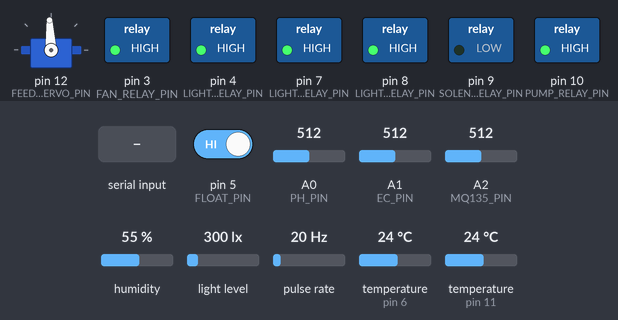
The sketch below on a simulated Arduino Uno, built with avr-gcc and run on an emulated ATmega328P. On the bench: servo, switched loads named in the sketch (green lamp = pin HIGH). Wiring (inferred from the names in the program): pulse sensor: data pin 2; BH1750 light sensor at I2C address 0x23. The inputs (shaded band) are chosen by the test bench; at power-on: temperature (sensors on pin 6, pin 11) 24 °C, pin 5 (FLOAT_PIN) HIGH, A0 (PH_PIN) = 512, A1 (EC_PIN) = 512, A2 (MQ135_PIN) = 512, humidity 55 %, light level 300 lx, pulse rate 20 Hz. What the sketch prints to the serial monitor is not drawn.

Above: at 1.2 s.
1.3 s: temperature (sensor on pin 6) set to 30 °C
5.7 s: temperature (sensor on pin 6) set to 33 °C
At 8.2 s:
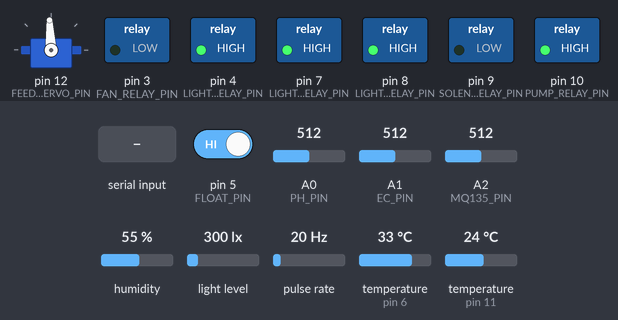
9.0 s: pin 5 (FLOAT_PIN) driven LOW
At 10.2 s:
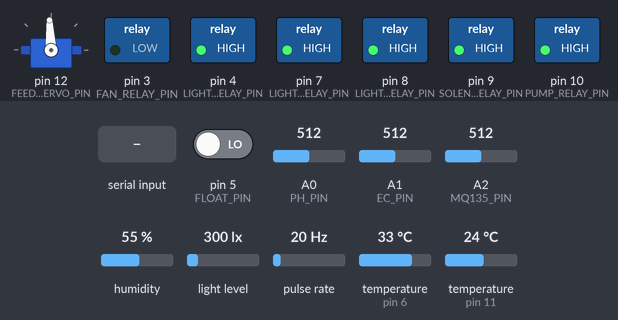
10.5 s: "FAN:OFF\n" received over Serial
At 11.7 s:
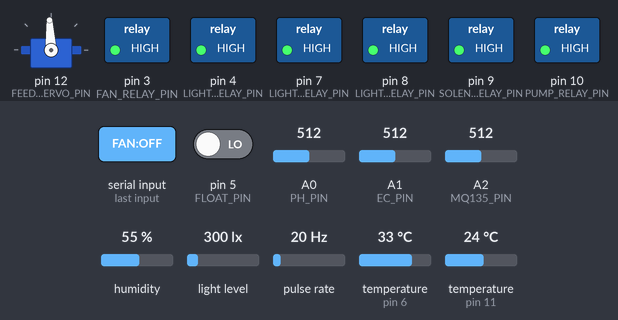
14.9 s: temperature (sensor on pin 11) set to 11 °C
16.4 s: temperature (sensor on pin 11) set to 8 °C
Timing chart, 0 to 19.4 s (numbered marks = the images above; inputs shaded):
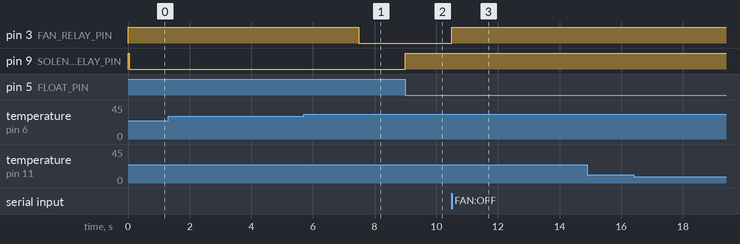

The sketch:

Full_Smart_Water_System___Arduino_Uno.ino
```cpp
/*
  Full Smart Water System - Arduino Uno

  Sensors:
    pH sensor analog        -> A0
    EC sensor analog        -> A1
    MQ135 analog            -> A2
    YF-S201 flow signal     -> D2
    Float switch            -> D5
    DHT11 data (box temp)   -> D6
    BH1750 DAT/SDA          -> A4
    BH1750 SCL              -> A5
    DS18B20 data (water temp) -> D11

  Relays (6 total):
    Fan relay               -> D3  automatic from DHT11 temperature
    Light relay 1           -> D4  manual or timer period
    Light relay 2           -> D7  manual or timer period
    Light relay 3           -> D8  manual or timer period
    Solenoid valve relay    -> D9  automatic from float switch or manual
    Pump relay              -> D10 manual

  Serial baud: 115200

  Relay logic assumes active LOW relay module:
    LOW  = relay ON
    HIGH = relay OFF

  Added sensor alert ranges:

pH: 6.5 - 7.5
EC: 500 - 2000 uS/cm
Box temperature: 18 - 32 °C
Humidity: 50 - 85%
Water temperature: 20 - 30 °C
Grow light: 1000 - 70000 lux

Added critical state alerts:

Air quality becomes BAD
Water level becomes LOW
Dashboard disconnects from Arduino
Flow becomes NO only when pump is ON

Behavior:

Sends notification when a sensor goes outside range.
Sends notification when it comes back to normal.
Does not repeat the same alert every refresh.
Existing state-change notifications still work.
*/

#include <Wire.h>
#include <DHT.h>
#include <OneWire.h>
#include <DallasTemperature.h>
#include <Servo.h>

// ---------- Pins ----------
const byte PH_PIN = A0;
const byte EC_PIN = A1;
const byte MQ135_PIN = A2;
const byte FLOW_PIN = 2;
const byte FAN_RELAY_PIN = 3;
const byte LIGHT1_RELAY_PIN = 4;
const byte FLOAT_PIN = 5;
const byte DHT_PIN = 6;
const byte LIGHT2_RELAY_PIN = 7;
const byte LIGHT3_RELAY_PIN = 8;
const byte SOLENOID_RELAY_PIN = 9;
const byte PUMP_RELAY_PIN = 10;
const byte DS18B20_PIN = 11;
const byte FEEDER_SERVO_PIN = 12;

// ---------- Relay config ----------
const byte RELAY_ON = LOW;
const byte RELAY_OFF = HIGH;

// ---------- DHT11 ----------
const byte DHT_TYPE = DHT11;
DHT dht(DHT_PIN, DHT_TYPE);
const float DHT_TEMP_OFFSET_C = 0.0; // DHT11 box temperature offset
const float FAN_ON_TEMP_C = 32.0;
const float FAN_OFF_TEMP_C = 29.0;

// ---------- DS18B20 water temperature ----------
OneWire oneWire(DS18B20_PIN);
DallasTemperature waterTempSensor(&oneWire);

float readWaterTemperatureC() {
  waterTempSensor.requestTemperatures();
  float value = waterTempSensor.getTempCByIndex(0);

  if (value == DEVICE_DISCONNECTED_C) {
    // Re-scan the OneWire bus in case the probe was connected after boot.
    waterTempSensor.begin();
    delay(20);
    waterTempSensor.requestTemperatures();
    value = waterTempSensor.getTempCByIndex(0);
  }

  return value == DEVICE_DISCONNECTED_C ? NAN : value;
}

// ---------- 360 servo fish feeder ----------
Servo feederServo;
const int SERVO_STOP_US = 1500;
const int SERVO_RUN_US = 2000;
bool feederAuto = true;
bool feederRunning = false;
unsigned long feederRunStartedMs = 0;
unsigned long feederDurationMs = 2480; // Increased about 100 degrees from 2000 ms setting
unsigned long feederIntervalMs = 12UL * 60UL * 60UL * 1000UL; // Twice per day
unsigned long nextFeedMs = 0;

// ---------- pH calibration ----------
const float PH_V3_7 = 1.471;
const float PH_3_7 = 3.70;
const float PH_V7 = 2.052;
const float PH_7 = 7.00;
const float PH_V9_5 = 2.181;
const float PH_9_5 = 9.50;

// ---------- EC two-point calibration ----------
const float EC_LOW_US_CM = 1413.0;
const float EC_LOW_VOLTAGE = 0.313;
const float EC_HIGH_US_CM = 12880.0;
const float EC_HIGH_VOLTAGE = 1.939;

// ---------- MQ135 ----------
const int BAD_AIR_RAW_THRESHOLD = 650;

// ---------- YF-S201 ----------
const float FLOW_CALIBRATION_FACTOR = 7.5;
volatile unsigned long flowPulses = 0;

// ---------- Uno ADC ----------
const float ADC_REF_VOLTAGE = 5.0;

// ---------- BH1750 ----------
const byte BH1750_ADDR_LOW = 0x23;
const byte BH1750_ADDR_HIGH = 0x5C;
const byte BH1750_POWER_ON = 0x01;
const byte BH1750_CONT_HIGH_RES = 0x10;
byte bh1750Address = 0;

// ---------- Modes and schedules ----------
bool fanAuto = true;
bool solenoidAuto = true;
bool lightAuto[3] = {false, false, false};
unsigned long lightOnMs[3] = {0, 0, 0};
unsigned long lightOffMs[3] = {0, 0, 0};
unsigned long lightCycleStartMs[3] = {0, 0, 0};

unsigned long lastSampleMs = 0;
String inputLine;

void flowISR() {
  flowPulses++;
}

float analogVoltage(byte pin) {
  long total = 0;
  const int samples = 10;
  for (int i = 0; i < samples; i++) {
    total += analogRead(pin);
    delay(2);
  }
  return (total / (float)samples) * (ADC_REF_VOLTAGE / 1023.0);
}

float calculatePH(float voltage) {
  float mLow = (PH_7 - PH_3_7) / (PH_V7 - PH_V3_7);
  float mHigh = (PH_9_5 - PH_7) / (PH_V9_5 - PH_V7);
  if (voltage <= PH_V7) {
    return PH_3_7 + mLow * (voltage - PH_V3_7);
  }
  return PH_7 + mHigh * (voltage - PH_V7);
}

float calculateEC(float voltage) {
  float slope = (EC_HIGH_US_CM - EC_LOW_US_CM) / (EC_HIGH_VOLTAGE - EC_LOW_VOLTAGE);
  float ec = EC_LOW_US_CM + slope * (voltage - EC_LOW_VOLTAGE);
  return ec < 0 ? 0 : ec;
}

bool i2cExists(byte address) {
  Wire.beginTransmission(address);
  return Wire.endTransmission() == 0;
}

bool startBH1750(byte address) {
  Wire.beginTransmission(address);
  Wire.write(BH1750_POWER_ON);
  if (Wire.endTransmission() != 0) return false;
  delay(10);

  Wire.beginTransmission(address);
  Wire.write(BH1750_CONT_HIGH_RES);
  return Wire.endTransmission() == 0;
}

void detectBH1750() {
  if (i2cExists(BH1750_ADDR_LOW)) {
    bh1750Address = BH1750_ADDR_LOW;
    startBH1750(bh1750Address);
  } else if (i2cExists(BH1750_ADDR_HIGH)) {
    bh1750Address = BH1750_ADDR_HIGH;
    startBH1750(bh1750Address);
  } else {
    bh1750Address = 0;
  }
}

float readLux() {
  if (bh1750Address == 0) {
    detectBH1750();
    if (bh1750Address == 0) return -1;
  }

  startBH1750(bh1750Address);
  delay(180);
  Wire.requestFrom((int)bh1750Address, 2);
  if (Wire.available() < 2) {
    bh1750Address = 0;
    return -1;
  }

  uint16_t raw = Wire.read();
  raw <<= 8;
  raw |= Wire.read();
  return raw / 1.2;
}

void setRelay(byte pin, bool on) {
  digitalWrite(pin, on ? RELAY_ON : RELAY_OFF);
}

bool relayIsOn(byte pin) {
  return digitalRead(pin) == RELAY_ON;
}

void updateLightSchedules() {
  const byte pins[3] = {LIGHT1_RELAY_PIN, LIGHT2_RELAY_PIN, LIGHT3_RELAY_PIN};
  unsigned long now = millis();

  for (byte i = 0; i < 3; i++) {
    if (!lightAuto[i]) continue;
    unsigned long cycle = lightOnMs[i] + lightOffMs[i];
    if (cycle == 0) continue;
    unsigned long position = (now - lightCycleStartMs[i]) % cycle;
    setRelay(pins[i], position < lightOnMs[i]);
  }
}

void updateFan(float tempC) {
  if (!fanAuto || isnan(tempC)) return;
  if (tempC >= FAN_ON_TEMP_C) setRelay(FAN_RELAY_PIN, true);
  if (tempC <= FAN_OFF_TEMP_C) setRelay(FAN_RELAY_PIN, false);
}

void updateSolenoid() {
  if (!solenoidAuto) return;
  bool lowWater = digitalRead(FLOAT_PIN) == HIGH;
  setRelay(SOLENOID_RELAY_PIN, lowWater);
}

void printHelp() {
  Serial.println(F("# Commands:"));
  Serial.println(F("# FAN:AUTO | FAN:ON | FAN:OFF"));
  Serial.println(F("# SOL:AUTO | SOL:ON | SOL:OFF"));
  Serial.println(F("# PUMP:ON | PUMP:OFF"));
  Serial.println(F("# L1:ON | L1:OFF | L1:AUTO:onSeconds:offSeconds"));
  Serial.println(F("# L2:ON | L2:OFF | L2:AUTO:onSeconds:offSeconds"));
  Serial.println(F("# L3:ON | L3:OFF | L3:AUTO:onSeconds:offSeconds"));
  Serial.println(F("# FEED:NOW | FEED:AUTO | FEED:OFF | FEED:SET:intervalSeconds:durationMs"));
}

void startFeeder() {
  feederServo.writeMicroseconds(SERVO_RUN_US);
  feederRunning = true;
  feederRunStartedMs = millis();
}

void stopFeeder() {
  feederServo.writeMicroseconds(SERVO_STOP_US);
  feederRunning = false;
}

void updateFeeder() {
  unsigned long now = millis();

  if (feederRunning && now - feederRunStartedMs >= feederDurationMs) {
    stopFeeder();
    nextFeedMs = now + feederIntervalMs;
  }

  if (feederAuto && !feederRunning && now >= nextFeedMs) {
    startFeeder();
  }
}

void handleLightCommand(byte index, String action) {
  const byte pins[3] = {LIGHT1_RELAY_PIN, LIGHT2_RELAY_PIN, LIGHT3_RELAY_PIN};
  action.trim();
  action.toUpperCase();

  if (action == "ON") {
    lightAuto[index] = false;
    setRelay(pins[index], true);
    return;
  }
  if (action == "OFF") {
    lightAuto[index] = false;
    setRelay(pins[index], false);
    return;
  }
  if (action.startsWith("AUTO:")) {
    int split = action.indexOf(':', 5);
    if (split <= 5) return;
    unsigned long onSec = action.substring(5, split).toInt();
    unsigned long offSec = action.substring(split + 1).toInt();
    lightOnMs[index] = onSec * 1000UL;
    lightOffMs[index] = offSec * 1000UL;
    lightCycleStartMs[index] = millis();
    lightAuto[index] = true;
  }
}

void handleCommand(String cmd) {
  cmd.trim();
  cmd.toUpperCase();
  if (cmd.length() == 0) return;

  if (cmd == "HELP") printHelp();
  else if (cmd == "FAN:AUTO") fanAuto = true;
  else if (cmd == "FAN:ON") { fanAuto = false; setRelay(FAN_RELAY_PIN, true); }
  else if (cmd == "FAN:OFF") { fanAuto = false; setRelay(FAN_RELAY_PIN, false); }
  else if (cmd == "SOL:AUTO") solenoidAuto = true;
  else if (cmd == "SOL:ON") { solenoidAuto = false; setRelay(SOLENOID_RELAY_PIN, true); }
  else if (cmd == "SOL:OFF") { solenoidAuto = false; setRelay(SOLENOID_RELAY_PIN, false); }
  else if (cmd == "PUMP:ON") setRelay(PUMP_RELAY_PIN, true);
  else if (cmd == "PUMP:OFF") setRelay(PUMP_RELAY_PIN, false);
  else if (cmd == "FEED:NOW") startFeeder();
  else if (cmd == "FEED:AUTO") { feederAuto = true; nextFeedMs = millis() + feederIntervalMs; }
  else if (cmd == "FEED:OFF") { feederAuto = false; stopFeeder(); }
  else if (cmd.startsWith("FEED:SET:")) {
    int split = cmd.indexOf(':', 9);
    if (split > 9) {
      unsigned long intervalSec = cmd.substring(9, split).toInt();
      unsigned long duration = cmd.substring(split + 1).toInt();
      if (intervalSec > 0) feederIntervalMs = intervalSec * 1000UL;
      if (duration > 0) feederDurationMs = duration;
      nextFeedMs = millis() + feederIntervalMs;
    }
  }
  else if (cmd.startsWith("L1:")) handleLightCommand(0, cmd.substring(3));
  else if (cmd.startsWith("L2:")) handleLightCommand(1, cmd.substring(3));
  else if (cmd.startsWith("L3:")) handleLightCommand(2, cmd.substring(3));
}

void readSerialCommands() {
  while (Serial.available()) {
    char c = Serial.read();
    if (c == '\n' || c == '\r') {
      handleCommand(inputLine);
      inputLine = "";
    } else {
      inputLine += c;
      if (inputLine.length() > 80) inputLine = "";
    }
  }
}

void setup() {
  Serial.begin(115200);
  Wire.begin();
  dht.begin();
  waterTempSensor.begin();
  waterTempSensor.setResolution(10);
  feederServo.attach(FEEDER_SERVO_PIN);
  stopFeeder();

  pinMode(FLOW_PIN, INPUT_PULLUP);
  pinMode(FLOAT_PIN, INPUT_PULLUP);
  pinMode(FAN_RELAY_PIN, OUTPUT);
  pinMode(LIGHT1_RELAY_PIN, OUTPUT);
  pinMode(LIGHT2_RELAY_PIN, OUTPUT);
  pinMode(LIGHT3_RELAY_PIN, OUTPUT);
  pinMode(SOLENOID_RELAY_PIN, OUTPUT);
  pinMode(PUMP_RELAY_PIN, OUTPUT);

  setRelay(FAN_RELAY_PIN, false);
  setRelay(LIGHT1_RELAY_PIN, false);
  setRelay(LIGHT2_RELAY_PIN, false);
  setRelay(LIGHT3_RELAY_PIN, false);
  setRelay(SOLENOID_RELAY_PIN, false);
  setRelay(PUMP_RELAY_PIN, false);

  attachInterrupt(digitalPinToInterrupt(FLOW_PIN), flowISR, FALLING);
  detectBH1750();
  lastSampleMs = millis();
  nextFeedMs = millis() + feederIntervalMs;
  printHelp();
}

void loop() {
  readSerialCommands();
  updateLightSchedules();
  updateSolenoid();
  updateFeeder();

  unsigned long now = millis();
  if (now - lastSampleMs < 1000) return;

  float elapsedSeconds = (now - lastSampleMs) / 1000.0;
  lastSampleMs = now;

  noInterrupts();
  unsigned long pulses = flowPulses;
  flowPulses = 0;
  interrupts();

  float phVoltage = analogVoltage(PH_PIN);
  float ecVoltage = analogVoltage(EC_PIN);
  int mqRaw = analogRead(MQ135_PIN);
  float tempRaw = dht.readTemperature();
  float humidity = dht.readHumidity();
  if (!isnan(tempRaw) && tempRaw < 0) tempRaw = -tempRaw;
  float boxTempC = isnan(tempRaw) ? NAN : tempRaw + DHT_TEMP_OFFSET_C;
  float waterTempC = readWaterTemperatureC();
  float lux = readLux();

  updateFan(boxTempC);

  Serial.print(F("{"));
  Serial.print(F("\"ph\":")); Serial.print(calculatePH(phVoltage), 2);
  Serial.print(F(",\"ec_us\":")); Serial.print(calculateEC(ecVoltage), 0);
  Serial.print(F(",\"air\":\"")); Serial.print(mqRaw >= BAD_AIR_RAW_THRESHOLD ? F("BAD") : F("GOOD")); Serial.print(F("\""));
  Serial.print(F(",\"water_level\":\"")); Serial.print(digitalRead(FLOAT_PIN) == LOW ? F("FULL") : F("LOW")); Serial.print(F("\""));
  Serial.print(F(",\"flow\":\"")); Serial.print(pulses > 0 ? F("YES") : F("NO")); Serial.print(F("\""));
  Serial.print(F(",\"box_temp_c\":")); if (isnan(boxTempC)) Serial.print(F("null")); else Serial.print(boxTempC, 1);
  Serial.print(F(",\"humidity\":")); if (isnan(humidity)) Serial.print(F("null")); else Serial.print(humidity, 1);
  Serial.print(F(",\"water_temp_c\":")); if (isnan(waterTempC)) Serial.print(F("null")); else Serial.print(waterTempC, 1);
  Serial.print(F(",\"light\":\""));
  if (lux < 0) Serial.print(F("UNKNOWN"));
  else if (lux < 10) Serial.print(F("NO LIGHT"));
  else if (lux < 1000) Serial.print(F("NORMAL"));
  else Serial.print(F("BRIGHT"));
  Serial.print(F("\""));
  Serial.print(F(",\"lux\":")); if (lux < 0) Serial.print(F("null")); else Serial.print(lux, 1);
  Serial.print(F(",\"fan\":\"")); Serial.print(relayIsOn(FAN_RELAY_PIN) ? F("ON") : F("OFF")); Serial.print(F("\""));
  Serial.print(F(",\"fan_auto\":")); Serial.print(fanAuto ? F("true") : F("false"));
  Serial.print(F(",\"light1\":\"")); Serial.print(relayIsOn(LIGHT1_RELAY_PIN) ? F("ON") : F("OFF")); Serial.print(F("\""));
  Serial.print(F(",\"light2\":\"")); Serial.print(relayIsOn(LIGHT2_RELAY_PIN) ? F("ON") : F("OFF")); Serial.print(F("\""));
  Serial.print(F(",\"light3\":\"")); Serial.print(relayIsOn(LIGHT3_RELAY_PIN) ? F("ON") : F("OFF")); Serial.print(F("\""));
  Serial.print(F(",\"solenoid\":\"")); Serial.print(relayIsOn(SOLENOID_RELAY_PIN) ? F("ON") : F("OFF")); Serial.print(F("\""));
  Serial.print(F(",\"solenoid_auto\":")); Serial.print(solenoidAuto ? F("true") : F("false"));
  Serial.print(F(",\"pump\":\"")); Serial.print(relayIsOn(PUMP_RELAY_PIN) ? F("ON") : F("OFF")); Serial.print(F("\""));
  Serial.print(F(",\"feeder\":\"")); Serial.print(feederRunning ? F("FEEDING") : F("IDLE")); Serial.print(F("\""));
  Serial.print(F(",\"feeder_auto\":")); Serial.print(feederAuto ? F("true") : F("false"));
  Serial.println(F("}"));
}
```

Measured:
- the behaviour switches between 31 and 32 °C on temperature (sensor on pin 6) (found by bisection; images 0 and 1)
- after the input at 1.3 s, every drawn part: stays the same
- after the input at 5.7 s, pin 3 (FAN_RELAY_PIN): HIGH → LOW after 1.8 s
- after the input at 9.0 s, pin 9 (SOLENOID_RELAY_PIN): LOW → HIGH at once
- after the input at 10.5 s, pin 3 (FAN_RELAY_PIN): LOW → HIGH at once
- after the input at 14.9 s, every drawn part: stays the same
- after the input at 16.4 s, every drawn part: stays the same
